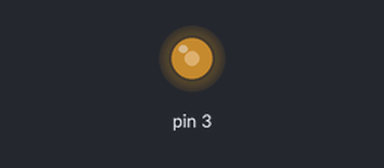
Bench run of a sketch on a simulated Arduino Uno, built with avr-gcc and run on an emulated ATmega328P. On the bench: output pins drawn as LEDs (lit = HIGH).

Above: at 0.15 s.
At 80.06 s:
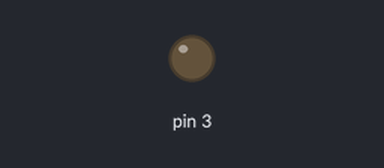
Timing chart, 0 to 80.4 s (numbered marks = the images above):
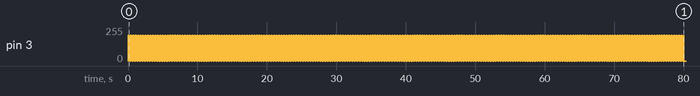

The sketch:

sketch_sep28b.ino
```cpp
int brightness = 0;
int fadeamount = 64;
void setup() {
  // put your setup code here, to run once:
  pinMode(3,OUTPUT);
}

void loop() {
  // put your main code here, to run repeatedly:
  analogWrite(3, brightness);
  brightness += fadeamount;
  if(fadeamount == 0 || fadeamount == 192){
    fadeamount = -fadeamount;
  }
  delay(10);
}
```

Measured:
- by itself, pin 3: repeats every 0.04 s: 128/255 0.01 s, 192/255 0.01 s, 0/255 0.01 s, 64/255 0.01 s
